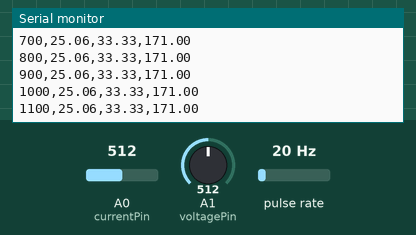
This sketch was run on a simulated Arduino Uno, built with avr-gcc and run on an emulated ATmega328P. On the bench: the last lines printed to the serial monitor. Wiring (inferred from the names in the program): pulse sensor: data pin 3. The inputs (shaded band) are chosen by the test bench; at power-on: pulse rate 20 Hz, A0 (currentPin) = 512, A1 (voltagePin) = 512.

Above: at 1.2 s.
1.3 s: pulse rate (sensor on pin 3) set to 4 Hz
At 1.31 s:
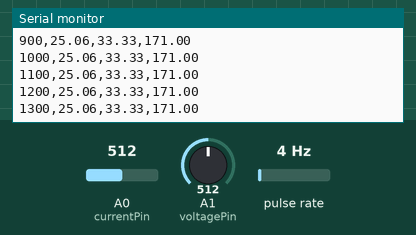
2.8 s: A0 (currentPin) set to 716
At 2.81 s:
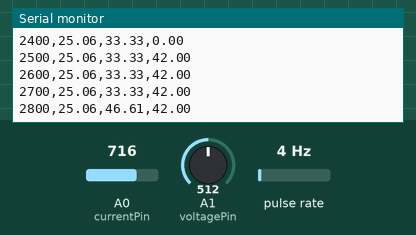
4.3 s: A1 (voltagePin) set to 716
At 4.31 s:
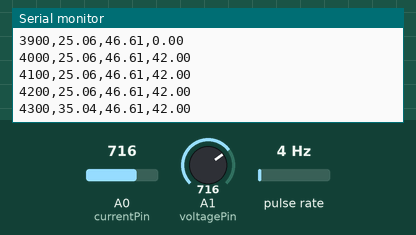
5.8 s: pulse rate (sensor on pin 3) set to 50 Hz
At 5.81 s:
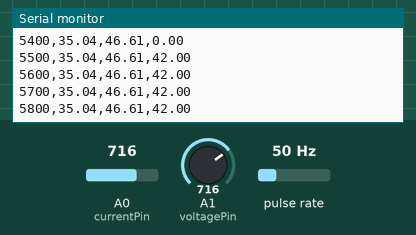
7.3 s: A0 (currentPin) set to 900
At 7.31 s:
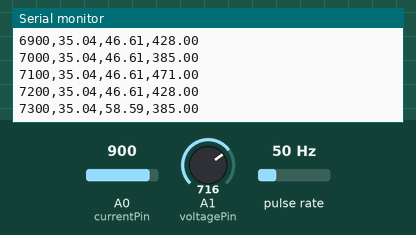
8.8 s: A1 (voltagePin) set to 900
At 8.81 s:
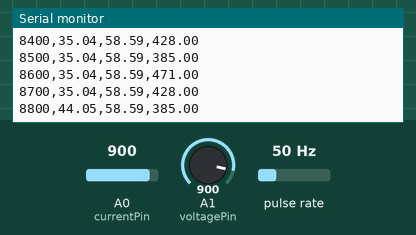
Timing chart, 0 to 11.3 s (numbered marks = the images above; inputs shaded):
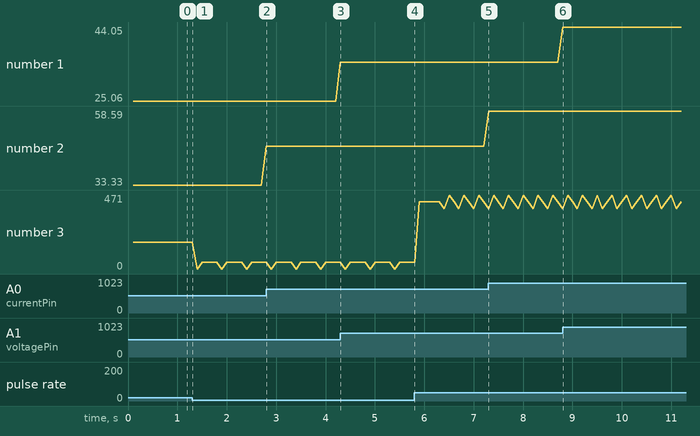

The sketch:

motor_logger.ino
```cpp
#define currentPin    A0                   // Current sense pin
#define voltagePin    A1                   // Voltage sense pin
#define RPMPin        3                    // Digital pin where RPM sensor output is attached
#define loopCount     8                    // ADC loop to get averages of the values
#define loopFrequency 10                   // Hz
#define loopPeriod    1000 / loopFrequency // Loop takes place each n ms
#define numPoles      14                   // Number of motor magnet poles

// Factors to convert measured voltage (ADC) into measure voltage and current
// Power module uses 0m5ohm resistor and INA138 with 750k Rl
const float currMultFactor = 5.0/76.8; //5.0/(1024.0 * 0.075)
// Voltage divider with 1488ohm and 13660ohm resistor
//const float voltMultFactor = 75740.0/1523712.0; //5.0*15148.0/(1024.0*1488.0)
// From measurement, 14,78V -> 302
const float voltMultFactor = 14.78/302.0;

volatile unsigned long interruptCount;

unsigned long beginTime = 0;

void countInterrupts() {
    interruptCount++;
}

void setup() {
  pinMode(RPMPin, INPUT); //INPUT_PULLUP);
  attachInterrupt(digitalPinToInterrupt(RPMPin), countInterrupts, CHANGE);
  Serial.begin(115200);
  Serial.println("Begin");

}

void loop() {
  if((millis() - beginTime) >= loopPeriod){
    beginTime = millis();
    // Measure RPM
    noInterrupts();
    unsigned long measuredInterrupts = interruptCount;
    interruptCount = 0;
    interrupts() ;
    // loopFrequency used as multiplication because value is under 1s
    float rpm = (measuredInterrupts * 60 * loopFrequency) / numPoles;
    int currentVal = 0;
    int voltageVal = 0;
    for(int i = 0; i < loopCount; i++){
      currentVal += analogRead(currentPin);
      voltageVal += analogRead(voltagePin);
    }
    float currentValFloat = (currentVal >> 3) * currMultFactor;
    float voltageValFloat = (voltageVal >> 3) * voltMultFactor;
    Serial.print(beginTime);
    Serial.print(",");
    Serial.print(voltageValFloat);
    Serial.print(",");
    Serial.print(currentValFloat);
    Serial.print(",");
    Serial.println(rpm);
  }
}
```

Measured:
- after the input at 2.8 s, the serial monitor: prints a new line at once (image 2)
- after the input at 4.3 s, the serial monitor: prints a new line at once (image 3)
- after the input at 7.3 s, the serial monitor: prints a new line at once (image 5)
- after the input at 8.8 s, the serial monitor: prints a new line at once (image 6)
- plotted number 1: 25.06 → 35.04 after the input at 4.3 s, 35.04 → 44.05 after the input at 8.8 s
- plotted number 2: 33.33 → 46.61 after the input at 2.8 s, 46.61 → 58.59 after the input at 7.3 s
- plotted number 3: 171 → 42 after the input at 1.3 s, 42 → 428 after the input at 5.8 s
